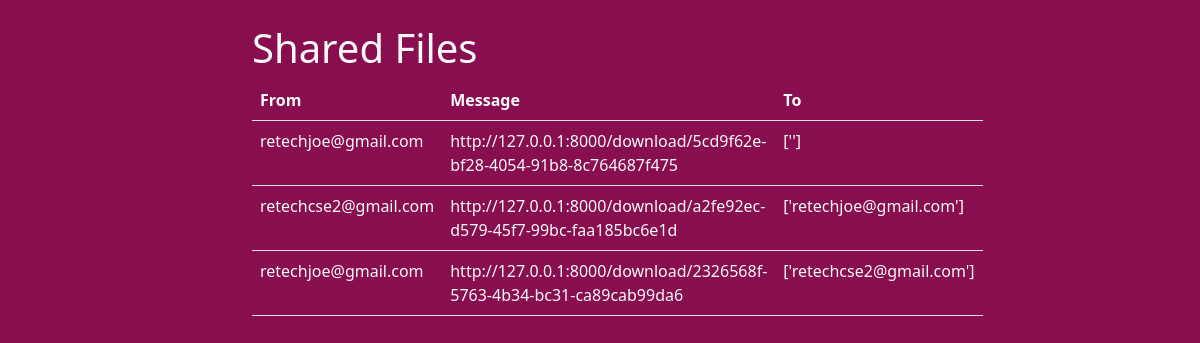
/shared/, run on the app's committed database.
### home/models.py (models this page shows, shortened)
class Shared(models.Model):
    sender = models.CharField(max_length=300)
    message = models.CharField(max_length=300)
    recipient_list = models.CharField(max_length=300)

### home/views.py (the view)
# urls.py: path('shared/',views.shared,name='shared'),
def shared(request):
    shares=Shared.objects.all()
    return render(request,'shared.html',{'shares':shares})

### home/templates/shared.html (shortened to what this page needs)
<!DOCTYPE html>
<html lang="en">
<head>
  <link href="https://cdn.jsdelivr.net/npm/bootstrap@5.1.3/dist/css/bootstrap.min.css" rel="stylesheet"
>
</head>
<body>
  <link href="https://unpkg.com/filepond/dist/filepond.css" rel="stylesheet">
  <link href="https://unpkg.com/filepond-plugin-image-preview/dist/filepond-plugin-image-preview.css" rel="stylesheet">
  <link
  rel="stylesheet"
  href="https://cdnjs.cloudflare.com/ajax/libs/animate.css/4.1.1/animate.min.css"
/>
<div class="container">
    <h1 class="text-light">Shared Files</h1>
    <table class="table text-light">
        <tr>
            <th>From</th>
            <th>Message</th>
            <th>To</th>
        </tr>
        {% for i in shares %}
        <tr>
            <td>{{i.sender}}</td>
            <td>{{i.message}}</td>
            <td>{{i.recipient_list}}</td>
        </tr>
        {% endfor %}
    </table>
</div>
</body>
</html>

### home/templates/shared.html (style rules this page uses)
html { padding: 3vh 0 0; }
body { max-width: 45em; margin: 0 auto; background-color: #880E4F; }

### data on the page
Shared: sender "retechjoe@gmail.com", message "http://127.0.0.1:8000/download/5cd9f62e-bf28-4054-91b8-8c764687f475", recipient_list "['']"
Shared: sender "retechcse2@gmail.com", message "http://127.0.0.1:8000/download/a2fe92ec-d579-45f7-99bc-faa185bc6e1d", recipient_list "['retechjoe@gmail.com']"
Shared: sender "retechjoe@gmail.com", message "http://127.0.0.1:8000/download/2326568f-5763-4b34-bc31-ca89cab99da6", recipient_list "['retechcse2@gmail.com']"
